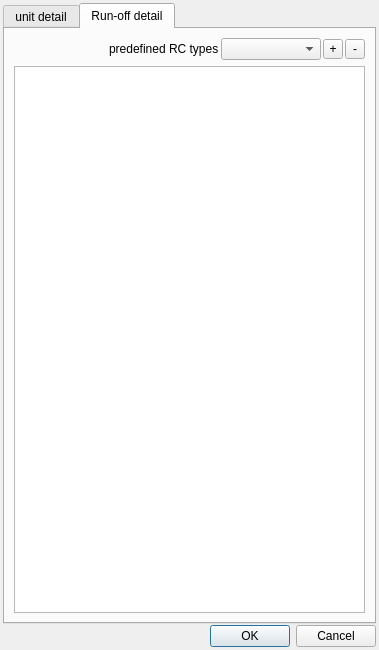
<?xml version="1.0" encoding="UTF-8"?>
<ui version="4.0">
 <class>Dialog</class>
 <widget class="QDialog" name="Dialog">
  <property name="geometry">
   <rect>
    <x>0</x>
    <y>0</y>
    <width>379</width>
    <height>650</height>
   </rect>
  </property>
  <property name="sizePolicy">
   <sizepolicy hsizetype="Preferred" vsizetype="Expanding">
    <horstretch>0</horstretch>
    <verstretch>0</verstretch>
   </sizepolicy>
  </property>
  <property name="windowTitle">
   <string>Dialog</string>
  </property>
  <layout class="QVBoxLayout" name="verticalLayout">
   <property name="spacing">
    <number>1</number>
   </property>
   <property name="margin">
    <number>3</number>
   </property>
   <item>
    <widget class="QTabWidget" name="tabWidget">
     <property name="currentIndex">
      <number>1</number>
     </property>
     <widget class="QWidget" name="general_tab">
      <attribute name="title">
       <string>unit detail</string>
      </attribute>
      <layout class="QVBoxLayout" name="verticalLayout_2">
       <item>
        <layout class="QFormLayout" name="formLayout">
         <property name="fieldGrowthPolicy">
          <enum>QFormLayout::ExpandingFieldsGrow</enum>
         </property>
         <property name="horizontalSpacing">
          <number>3</number>
         </property>
         <property name="verticalSpacing">
          <number>3</number>
         </property>
        </layout>
       </item>
      </layout>
     </widget>
     <widget class="QWidget" name="rc_tab">
      <attribute name="title">
       <string>Run-off detail</string>
      </attribute>
      <layout class="QVBoxLayout" name="verticalLayout_3">
       <item>
        <layout class="QHBoxLayout" name="horizontalLayout">
         <property name="spacing">
          <number>2</number>
         </property>
         <item>
          <spacer name="horizontalSpacer">
           <property name="orientation">
            <enum>Qt::Horizontal</enum>
           </property>
           <property name="sizeHint" stdset="0">
            <size>
             <width>40</width>
             <height>20</height>
            </size>
           </property>
          </spacer>
         </item>
         <item>
          <widget class="QLabel" name="label">
           <property name="text">
            <string>predefined RC types</string>
           </property>
          </widget>
         </item>
         <item>
          <widget class="QComboBox" name="rcTypesCombo">
           <property name="minimumSize">
            <size>
             <width>100</width>
             <height>0</height>
            </size>
           </property>
           <property name="font">
            <font>
             <pointsize>8</pointsize>
            </font>
           </property>
          </widget>
         </item>
         <item>
          <widget class="QToolButton" name="addRowButton">
           <property name="minimumSize">
            <size>
             <width>20</width>
             <height>20</height>
            </size>
           </property>
           <property name="maximumSize">
            <size>
             <width>20</width>
             <height>20</height>
            </size>
           </property>
           <property name="text">
            <string>+</string>
           </property>
          </widget>
         </item>
         <item>
          <widget class="QToolButton" name="removeRowButton">
           <property name="minimumSize">
            <size>
             <width>20</width>
             <height>20</height>
            </size>
           </property>
           <property name="maximumSize">
            <size>
             <width>20</width>
             <height>20</height>
            </size>
           </property>
           <property name="text">
            <string>-</string>
           </property>
          </widget>
         </item>
        </layout>
       </item>
       <item>
        <widget class="QTableWidget" name="RCTable">
         <property name="selectionBehavior">
          <enum>QAbstractItemView::SelectRows</enum>
         </property>
         <property name="showGrid">
          <bool>false</bool>
         </property>
         <attribute name="verticalHeaderVisible">
          <bool>false</bool>
         </attribute>
         <attribute name="verticalHeaderDefaultSectionSize">
          <number>22</number>
         </attribute>
         <attribute name="verticalHeaderMinimumSectionSize">
          <number>22</number>
         </attribute>
        </widget>
       </item>
      </layout>
     </widget>
    </widget>
   </item>
   <item>
    <widget class="QDialogButtonBox" name="buttonBox">
     <property name="orientation">
      <enum>Qt::Horizontal</enum>
     </property>
     <property name="standardButtons">
      <set>QDialogButtonBox::Cancel|QDialogButtonBox::Ok</set>
     </property>
    </widget>
   </item>
  </layout>
 </widget>
 <resources/>
 <connections>
  <connection>
   <sender>buttonBox</sender>
   <signal>accepted()</signal>
   <receiver>Dialog</receiver>
   <slot>accept()</slot>
   <hints>
    <hint type="sourcelabel">
     <x>248</x>
     <y>254</y>
    </hint>
    <hint type="destinationlabel">
     <x>157</x>
     <y>274</y>
    </hint>
   </hints>
  </connection>
  <connection>
   <sender>buttonBox</sender>
   <signal>rejected()</signal>
   <receiver>Dialog</receiver>
   <slot>reject()</slot>
   <hints>
    <hint type="sourcelabel">
     <x>316</x>
     <y>260</y>
    </hint>
    <hint type="destinationlabel">
     <x>286</x>
     <y>274</y>
    </hint>
   </hints>
  </connection>
 </connections>
</ui>
